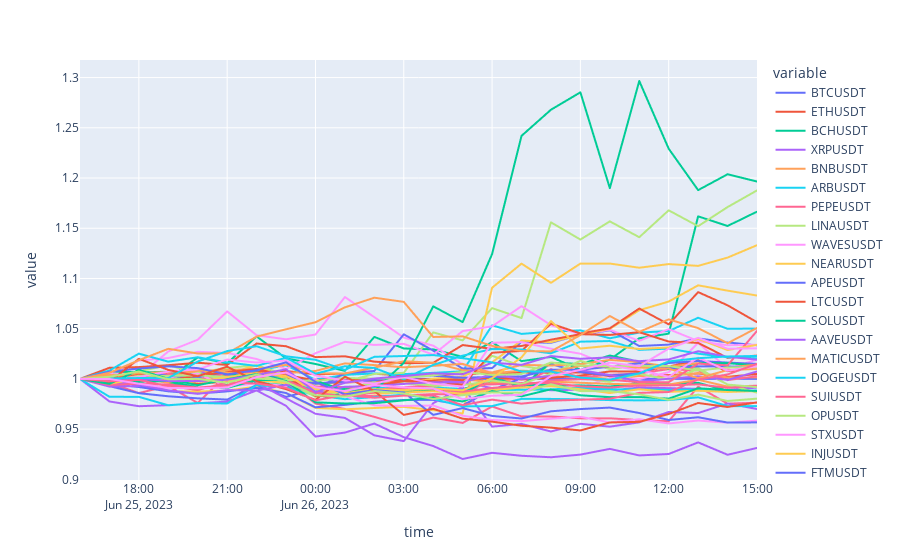

Notebook code for this chart:
### Code cell
fig = px.line(rel_day, x = rel_day.index, y = rel_day.columns)
fig.show()
